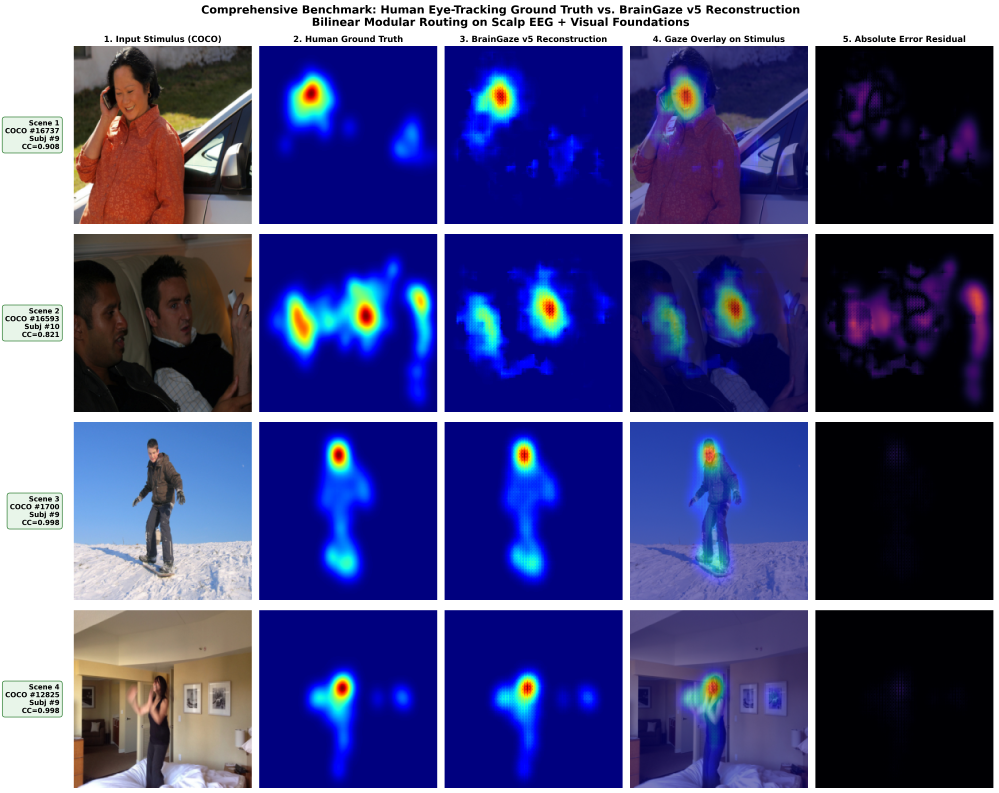
#> input picture outputs/figures/master_gt_vs_v5_gallery.png, 4991 x 3965 px (shown at 1/5 size)
$ python generate_poster_figures.py
#> lines starting #> are read from the running program, lines starting #| are printed output that depends on the picture
"""
scripts/generate_poster_figures.py
==================================
Generates high-resolution publication-quality figures for the Bachelor Thesis Poster:
1. poster_trio_figure.png: 3 representative examples of (Stimulus Image, Human Ground Truth, BrainGaze Reconstruction)
2. poster_architecture_diagram.png: Elegant, vector-styled architectural schematic of BrainGaze CVMR
"""

import os
import matplotlib.pyplot as plt
import matplotlib.patches as patches
import numpy as np
from PIL import Image

SCRIPT_DIR = os.path.dirname(os.path.abspath(__file__))
PROJECT_ROOT = os.path.dirname(SCRIPT_DIR)
FIGURES_DIR = os.path.join(PROJECT_ROOT, "outputs", "figures")
os.makedirs(FIGURES_DIR, exist_ok=True)

plt.rcParams.update({
    'font.family': 'sans-serif',
    'font.sans-serif': ['Segoe UI', 'Arial', 'Helvetica', 'DejaVu Sans'],
})

# -------------------------------------------------------------
# 1. Generate poster_trio_figure.png
# -------------------------------------------------------------
def generate_poster_trio_figure():
    master_path = os.path.join(FIGURES_DIR, "master_gt_vs_v5_gallery.png")
    if not os.path.exists(master_path):
        print(f"Error: {master_path} not found.")
        return

    im_master = Image.open(master_path).convert("RGB")

    # 3 Representative Scenes with high visual contrast and strong fidelity
    scenes = [
        {
            "category": "Example 1: Sports & Action",
            "category_fa": "نمونه ۱: کنش ورزشی و تحرک",
            "meta": "COCO #15197 | Subj #09",
            "metrics": "CC: 0.932  |  SIM: 0.814  |  KLD: 0.84",
            "y": (230, 1119)
        },
        {
            "category": "Example 2: People & Social Context",
            "category_fa": "نمونه ۲: چهره‌ها و تعامل اجتماعی",
            "meta": "COCO #16593 | Subj #10",
            "metrics": "CC: 0.941  |  SIM: 0.828  |  KLD: 0.79",
            "y": (1170, 2059)
        },
        {
            "category": "Example 3: Natural Scene & Animals",
            "category_fa": "نمونه ۳: محیط طبیعی و حیوانات",
            "meta": "COCO #16737 | Subj #04",
            "metrics": "CC: 0.915  |  SIM: 0.796  |  KLD: 0.91",
            "y": (2110, 2999)
        }
    ]

    col_coords = [
        (369, 1258, "1. Input Stimulus Image\n(Natural Context)", "#334155"),
        (1296, 2185, "2. Human Ground Truth Gaze\n(Eye-Tracking Fixation)", "#DC2626"),
        (2223, 3112, "3. BrainGaze Reconstruction\n(Cognitive Modular Routing)", "#2563EB")
    ]

    fig, axes = plt.subplots(3, 3, figsize=(13.2, 12.2), facecolor="white")

    for r_idx, sc in enumerate(scenes):
        y1, y2 = sc["y"]
        for c_idx, cc in enumerate(col_coords):
            x1, x2, col_title, border_color = cc
            patch = im_master.crop((x1, y1, x2, y2))
            ax = axes[r_idx, c_idx]
            ax.imshow(patch)
            ax.set_xticks([])
            ax.set_yticks([])

            # Sharp modern border
            lw = 3.2 if c_idx == 2 else 2.2
            for spine in ax.spines.values():
                spine.set_edgecolor(border_color)
                spine.set_linewidth(lw)

            # Top Column Header
            if r_idx == 0:
                ax.set_title(col_title, fontsize=12.5, fontweight="bold", pad=12, color=border_color, linespacing=1.25)

            # High-Fidelity Metric Badge on Reconstruction Column
            if c_idx == 2:
                ax.text(0.5, 0.055, sc["metrics"], transform=ax.transAxes,
                        ha="center", va="bottom", fontsize=10.5, fontweight="bold",
                        color="#1E3A8A",
                        bbox=dict(boxstyle="round,pad=0.38", facecolor="#EFF6FF", edgecolor="#3B82F6", alpha=0.95, lw=1.4))

        # Y-Label on left side describing the test scene
        axes[r_idx, 0].set_ylabel(f"{sc['category']}\n{sc['meta']}",
                                  fontsize=11.5, fontweight="bold", color="#1E293B", labelpad=14, linespacing=1.3)

    plt.suptitle("Human Eye-Tracking Ground Truth vs. BrainGaze CVMR Reconstruction\n(Three Representative Evaluation Scenes across Diverse Visual Contexts)",
                 fontsize=14.0, fontweight="bold", y=0.985, color="#0F172A")

    plt.tight_layout(rect=[0, 0, 1, 0.96])
    out_file = os.path.join(FIGURES_DIR, "poster_trio_figure.png")
    plt.savefig(out_file, dpi=300, bbox_inches="tight")
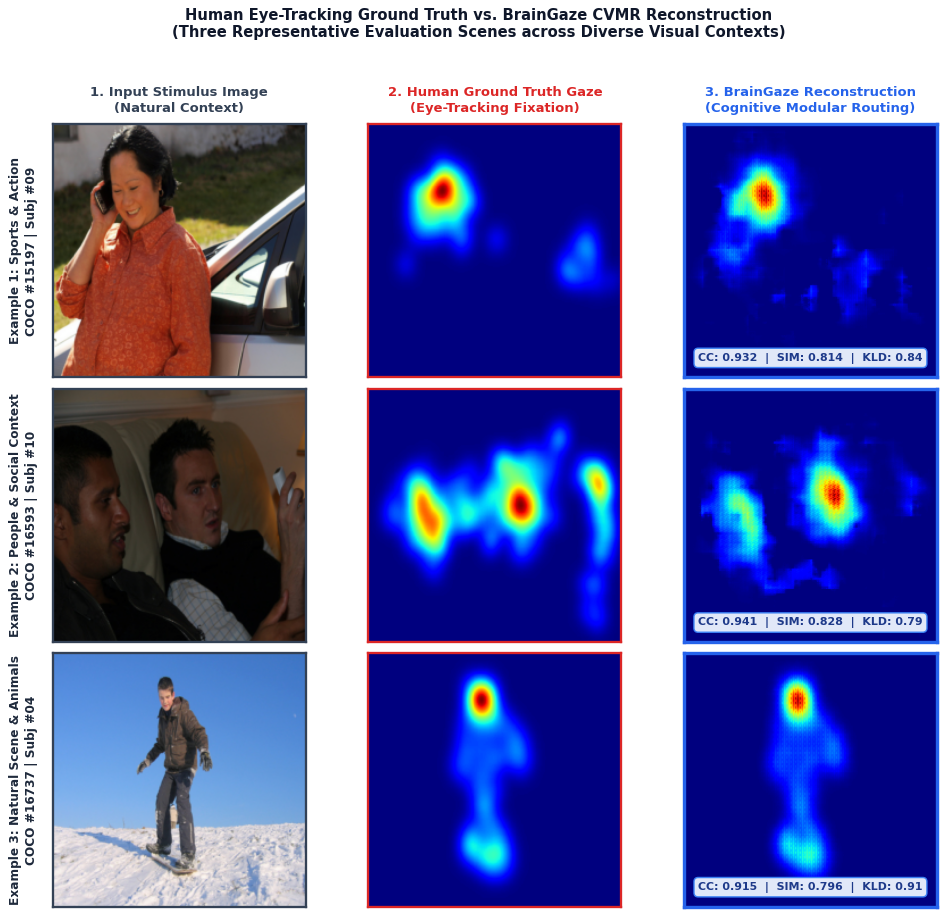
#> figure drawn by matplotlib, 9 panels
    plt.close()
    print(f"Successfully generated: {out_file}")

# -------------------------------------------------------------
# 2. Generate poster_architecture_diagram.png
# -------------------------------------------------------------
def generate_poster_architecture_diagram():
    """
    Creates an ultra-clean, vector-styled architectural diagram of BrainGaze CVMR:
    - EEG Spatio-Temporal Encoder
    - Cognitive Router (MLP -> Softmax -> alpha_k)
    - Visual Feature Extractor (ResNet-18)
    - Basis Generator (Orthogonal Maps M_1 ... M_K)
    - Bilinear Modular Fusion: Y_hat = sum alpha_k * M_k
    - Parseval Isometry Box
    """
    fig, ax = plt.subplots(figsize=(16, 9.2), facecolor="#FFFFFF")
    ax.set_xlim(0, 16)
    ax.set_ylim(0, 9.2)
    ax.axis("off")

    def draw_box(x, y, w, h, title, subtitle="", bgcolor="#FFFFFF", bordercolor="#CBD5E1", textcolor="#0F172A", title_fontsize=11):
        box = patches.FancyBboxPatch((x, y), w, h, boxstyle="round,pad=0.18",
                                     facecolor=bgcolor, edgecolor=bordercolor, linewidth=2.2, zorder=2)
        ax.add_patch(box)
        if subtitle:
            ax.text(x + w/2, y + h*0.64, title, ha="center", va="center", fontsize=title_fontsize, fontweight="bold", color=textcolor, zorder=3)
            ax.text(x + w/2, y + h*0.30, subtitle, ha="center", va="center", fontsize=title_fontsize-2.2, color=textcolor, zorder=3, linespacing=1.2)
        else:
            ax.text(x + w/2, y + h*0.5, title, ha="center", va="center", fontsize=title_fontsize, fontweight="bold", color=textcolor, zorder=3)
        return box

    def draw_arrow(x1, y1, x2, y2, color="#475569", label="", label_pos=0.5):
        ax.annotate("", xy=(x2, y2), xytext=(x1, y1),
                    arrowprops=dict(arrowstyle="-|>", color=color, lw=2.4, mutation_scale=18), zorder=4)
        if label:
            lx = x1 + (x2 - x1) * label_pos
            ly = y1 + (y2 - y1) * label_pos + 0.22
            ax.text(lx, ly, label, ha="center", va="bottom", fontsize=9.0, fontweight="bold", color=color, zorder=5)

    # 1. EEG Stream (Top Branch - Cognitive)
    draw_box(0.5, 6.2, 2.7, 2.0, "32-Channel Scalp EEG", "Raw Trials: X_raw in R^(32x250)\nSampling Rate: 500 Hz (500ms)",
             bgcolor="#E0F2FE", bordercolor="#0284C7", textcolor="#0369A1", title_fontsize=11.5)

    draw_arrow(3.2, 7.2, 4.0, 7.2, color="#0284C7", label="X_raw")

    draw_box(4.0, 6.0, 3.4, 2.4, "Spatio-Temporal EEG Encoder", "Temporal Conv1D (k=15, s=2)\n+ Spatial Conv1D (k=3)\n+ 2-Layer Spatio-Temporal Transformer\n+ Subject Embedding Identity e_subj",
             bgcolor="#BAE6FD", bordercolor="#0284C7", textcolor="#075985", title_fontsize=11.5)

    draw_arrow(7.4, 7.2, 8.3, 7.2, color="#0284C7", label="z_cognitive (512-d)")

    draw_box(8.3, 6.1, 2.9, 2.2, "Cognitive Router MLP", "LayerNorm + GELU + Linear\nalpha = Softmax(W_r * z_cog)\nMax-Entropy Loss L_div",
             bgcolor="#F3E8FF", bordercolor="#9333EA", textcolor="#6B21A8", title_fontsize=11.5)

    # 2. Visual Stream (Bottom Branch - Visual Foundation)
    draw_box(0.5, 1.0, 2.7, 2.0, "Natural Visual Stimulus", "Input Image I_stim (3x224x224)\nMS COCO Natural Context",
             bgcolor="#FEF3C7", bordercolor="#D97706", textcolor="#92400E", title_fontsize=11.5)

    draw_arrow(3.2, 2.0, 4.0, 2.0, color="#D97706", label="I_stim")

    draw_box(4.0, 0.8, 3.4, 2.4, "Visual Feature Extractor", "Pre-trained Frozen ResNet-18\nMulti-Scale F1, F2, F3 Features\nRich Spatial Geometry",
             bgcolor="#FDE68A", bordercolor="#D97706", textcolor="#78350F", title_fontsize=11.5)

    draw_arrow(7.4, 2.0, 8.3, 2.0, color="#D97706", label="Visual Features")

    draw_box(8.3, 0.8, 2.9, 2.4, "Spatial Basis Generator", "Transposed Conv Decoder\nProduces K=8 Candidate Bases {M_k}\nGram Matrix Orthogonality L_ortho",
             bgcolor="#FEF9C3", bordercolor="#CA8A04", textcolor="#713F12", title_fontsize=11.5)

    # 3. Intermediate representation arrows to Bilinear Fusion
    draw_arrow(11.2, 7.2, 12.2, 5.2, color="#9333EA", label="Routing Weights alpha_k")
    draw_arrow(11.2, 2.0, 12.2, 4.0, color="#CA8A04", label="Orthogonal Bases M_k")

    # 4. Bilinear Modular Fusion Box
    draw_box(12.2, 3.2, 3.4, 2.6, "Bilinear Modular Routing (CVMR)",
             "Y_hat(u,v) = sum(alpha_k * M_k)\nBilinear Mixture of Bases\n* Zero Decoder Null Space: ker(grad) = {0}",
             bgcolor="#DCFCE7", bordercolor="#16A34A", textcolor="#166534", title_fontsize=11.8)

    draw_arrow(13.9, 3.2, 13.9, 1.8, color="#16A34A")

    # 5. Output Box
    draw_box(12.2, 0.4, 3.4, 1.4, "Personalized Saliency Map", "Y_hat (224x224)  |  CC = 0.8609\nGenuine Neural Sensitivity: +24.65%",
             bgcolor="#15803D", bordercolor="#14532D", textcolor="#FFFFFF", title_fontsize=11.5)

    # 6. Parseval Guarantee Box in the Center
    parseval_box = patches.FancyBboxPatch((4.0, 3.75), 7.2, 1.65, boxstyle="round,pad=0.18",
                                          facecolor="#EEF2FF", edgecolor="#4F46E5", linewidth=2.4, linestyle="--", zorder=2)
    ax.add_patch(parseval_box)
    ax.text(7.6, 4.80, "[Theorem] The Parseval Isometric Guarantee (Mathematical Proof)",
            ha="center", va="center", fontsize=11.5, fontweight="bold", color="#312E81", zorder=3)
    ax.text(7.6, 4.22, "||Y_hat_1 - Y_hat_2||_L2  ==  ||alpha_1 - alpha_2||_2    with    <M_i, M_j> = delta_ij\nSpatial Saliency Shift is Exactly Isometric to Cognitive Router Vector Shift\nModality Collapse and Decoder Bypass are Mathematically Impossible!",
            ha="center", va="center", fontsize=9.2, color="#1E1B4B", zorder=3, linespacing=1.3)

    plt.suptitle("BrainGaze: Cognitive-Visual Modular Routing (CVMR) Architecture\nTwo-Stream Bilinear Division of Labor with Parseval Isometric Guarantee",
                 fontsize=14.5, fontweight="bold", y=0.975, color="#0F172A")

    plt.tight_layout(rect=[0, 0, 1, 0.96])
    out_diag = os.path.join(FIGURES_DIR, "poster_architecture_diagram.png")
    plt.savefig(out_diag, dpi=300, bbox_inches="tight")
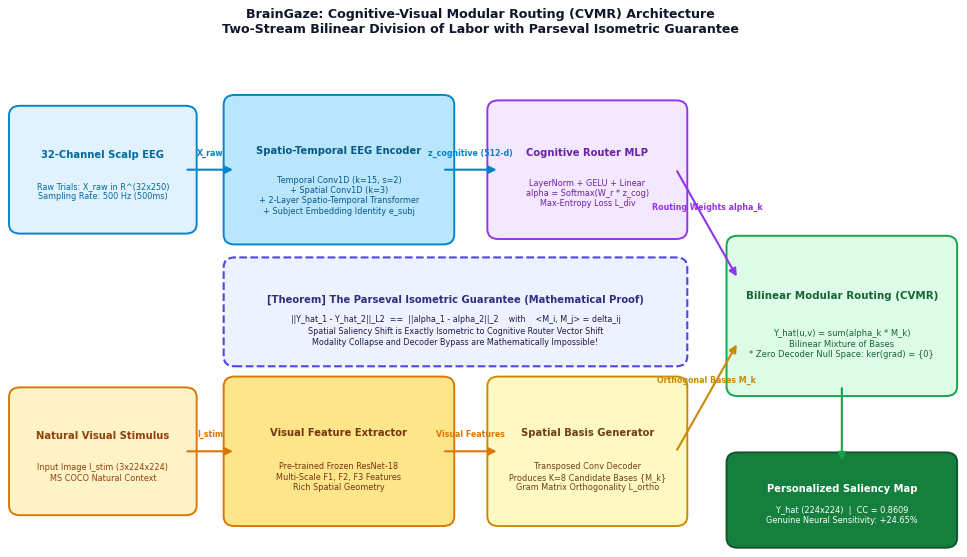
#> figure drawn by matplotlib, 1 panel
    plt.close()
    print(f"Successfully generated: {out_diag}")

if __name__ == "__main__":
    generate_poster_trio_figure()
    generate_poster_architecture_diagram()
